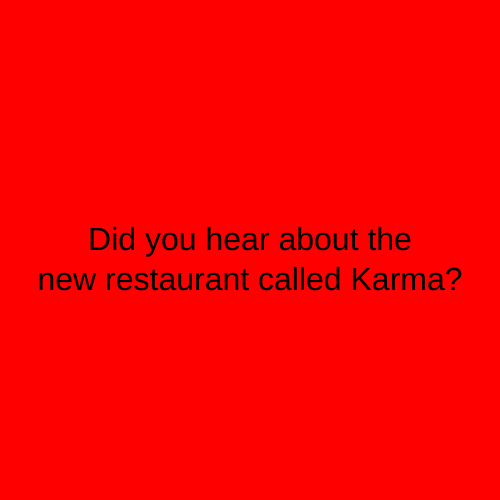
Frame 1 (no input)
Frame 60 (no input): identical to frame 1, image omitted
Frame 120 (the mouse pressed at the canvas centre since frame 60): identical to frame 1, image omitted

The p5.js sketch that drew this single still picture (run headless with seeded random() and noise() and a simulated clock; from frame 60 on, the mouse is pressed at the canvas centre):

// p5.js sketch
// ── sketch.js
let state = 0;

function setup() {
  createCanvas(500, 500);
  textAlign(CENTER);
  textSize(32);
}

function draw() {
  switch (state) {
    case 0:
    background('red');
    text("Did you hear about the\nnew restaurant called Karma?", width/2, height/2);
    break;

    case 1:
    background('green');
    text("There's no menu...\nYou get what you deserve.", width/2, height/2);
    break;

}
}

function mouseReleased() {
  state++;
  if (state > 1) {
    state = 0;
  }
}
